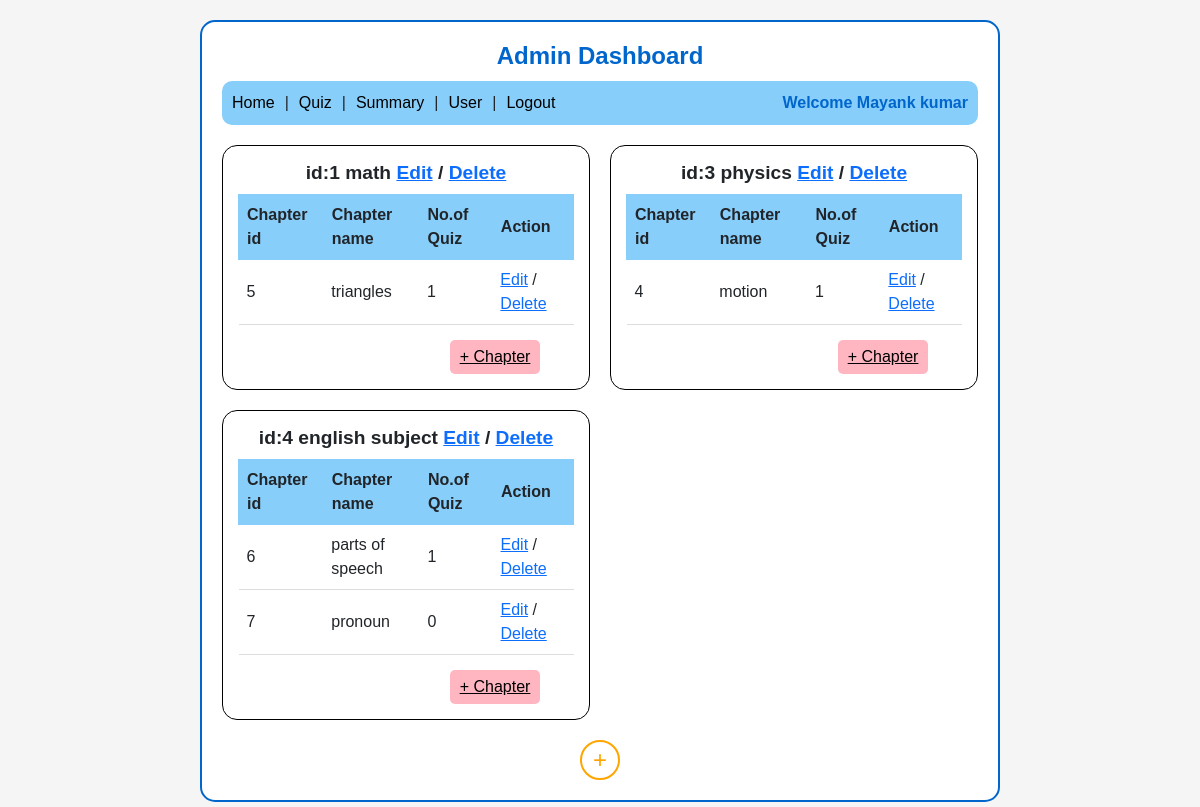
Page /admin_dashboard on the committed database.
### application/models.py (models this page shows)
class User(db.Model):
    id=db.Column(db.Integer(),primary_key=True)
    username=db.Column(db.String(),unique=True,nullable=False)
    password=db.Column(db.String(),nullable=False)
    fullname=db.Column(db.String(),nullable=False,)
    qualification=db.Column(db.String(),nullable=False)
    dob=db.Column(db.String())
    type=db.Column(db.String(),default="general")
    scores = db.relationship('Score', backref='user', lazy=True)

class Subject(db.Model):
    id = db.Column(db.Integer(), primary_key=True,unique=True)
    name = db.Column(db.String(), nullable=False,unique=True)
    description = db.Column(db.Text())
    chapters = db.relationship('Chapter', backref='subject', lazy='dynamic')

class Chapter(db.Model):
    id = db.Column(db.Integer(), primary_key=True)
    name = db.Column(db.String(), nullable=False, unique=True)
    description = db.Column(db.Text())
    subject_id = db.Column(db.Integer(), db.ForeignKey('subject.id'), nullable=False)
    quizzes = db.relationship('Quiz', backref='chapter', lazy='dynamic')

### application/controllers.py (the view)
@app.route("/admin_dashboard",methods=["GET","POST"])
def admin_dashboard():
    this_user = User.query.filter_by(type="admin").first()
    subjects=Subject.query.all()
    chapters = Chapter.query.all()
    return render_template("admin/admin_dashboard.html", this_user=this_user,subjects=subjects,chapters=chapters)

### templates/admin/admin_dashboard.html (shortened to what this page needs)
<!DOCTYPE html>
<html lang="en">
<head>
    <link rel="stylesheet" href="../static/style.css">
    <link href="https://cdn.jsdelivr.net/npm/bootstrap@5.3.3/dist/css/bootstrap.min.css" rel="stylesheet">
</head>
<body>
    <div class="dashboard-container">
        <h1 class="dashboard-header">Admin Dashboard</h1>
        <div class="nav-bar">
            <div class="nav-links">
                <a href="/admin_dashboard">Home</a> |
                <a href="/quiz_management">Quiz</a> |
                <a href="/summary">Summary</a> |
                <a href="/user_list">User</a> |
                <a href="/logout">Logout</a>
            </div>
            <div class="welcome-text">Welcome {{this_user.fullname}}</div>
        </div>
        <div class="content-section">
            {% for subject in subjects %}
            <div class="subject-panel" >
                <h2 class="subject-header">id:{{subject.id}}  {{subject.name}} <a href="/edit_subject/{{subject.id}}" >Edit</a> / <a href="/delete_subject/{{subject.id}}"  >Delete</a></h2>
                <table class="chapter-table">
                    <thead>
                        <tr>
                            <th>Chapter id</th>
                            <th>Chapter name</th>
                            <th>No.of Quiz</th>
                            <th>Action</th>
                        </tr>
                    </thead>
                    <tbody>
                        {% for chapter in subject.chapters %}
                        <tr>
                            <td>{{chapter.id}}</td>
                            <td>{{chapter.name}}</td>
                            <td>{{chapter.quizzes.count()}}</td>
                            <td><a href="/edit_chapter/{{ chapter.id }}" >Edit</a> / <a href="/delete_chapter/{{ chapter.id }}"  >Delete</a></td>
                        </tr>
                        {% endfor%}
                    </tbody>
                </table>
                <a href="add_chapter" class="add-button" type="button">+ Chapter</a>
            </div>
            {% endfor %}
        </div>
        <a class="btn btn-primary add-circle ;" href="/add_subject">+</a>
    </div>
</body>
</html>

### static/style.css (style rules this page uses)
* { margin:0px }

### templates/admin/admin_dashboard.html (style rules this page uses)
* { margin: 0; padding: 0; box-sizing: border-box; font-family: Arial, sans-serif; }
body { background-color: #f5f5f5; }
.dashboard-container { max-width: 800px; margin: 20px auto; border: 2px solid #0066cc; border-radius: 15px; padding: 20px; background-color: white; }
.dashboard-header { text-align: center; color: #0066cc; margin-bottom: 10px; font-weight: bold; font-size: 1.5rem; }
.nav-bar { display: flex; justify-content: space-between; background-color: #87CEFA; padding: 10px; border-radius: 10px; margin-bottom: 20px; }
.nav-links { display: flex; gap: 10px; }
.nav-links a { text-decoration: none; color: #000; }
.welcome-text { font-weight: bold; color: #0066cc; }
.content-section { display: grid; grid-template-columns: 1fr 1fr; gap: 20px; margin-bottom: 20px; }
.subject-panel { border: 1px solid #000; border-radius: 15px; padding: 15px; }
.subject-header { text-align: center; font-weight: bold; font-size: 1.2rem; margin-bottom: 10px; }
.chapter-table { width: 100%; border-collapse: collapse; margin-bottom: 15px; }
.chapter-table th { background-color: #87CEFA; padding: 8px; text-align: left; border: 1px solid #87CEFA; }
.chapter-table td { padding: 8px; border-bottom: 1px solid #ddd; }
.add-button { background-color: #FFB6C1; border: none; padding: 5px 10px; border-radius: 5px; cursor: pointer; color: #000; margin-left: 63%; }
.add-circle { width: 40px; height: 40px; background-color: white; border: 2px solid #FFA500; border-radius: 50%; display: flex; justify-content: center; align-items: center; margin: 0 auto; color: #FFA500; font-size: 24px; cursor: pointer; }

### rows in the picture
User: fullname "Mayank kumar"
Subject: id "1", name "math"
Chapter: id "5", name "triangles", quizzes.count "1"
Subject: id "3", name "physics"
Chapter: id "4", name "motion", quizzes.count "1"
Subject: id "4", name "english subject"
Chapter: id "6", name "parts of speech", quizzes.count "1"
Chapter: id "7", name "pronoun", quizzes.count "0"
